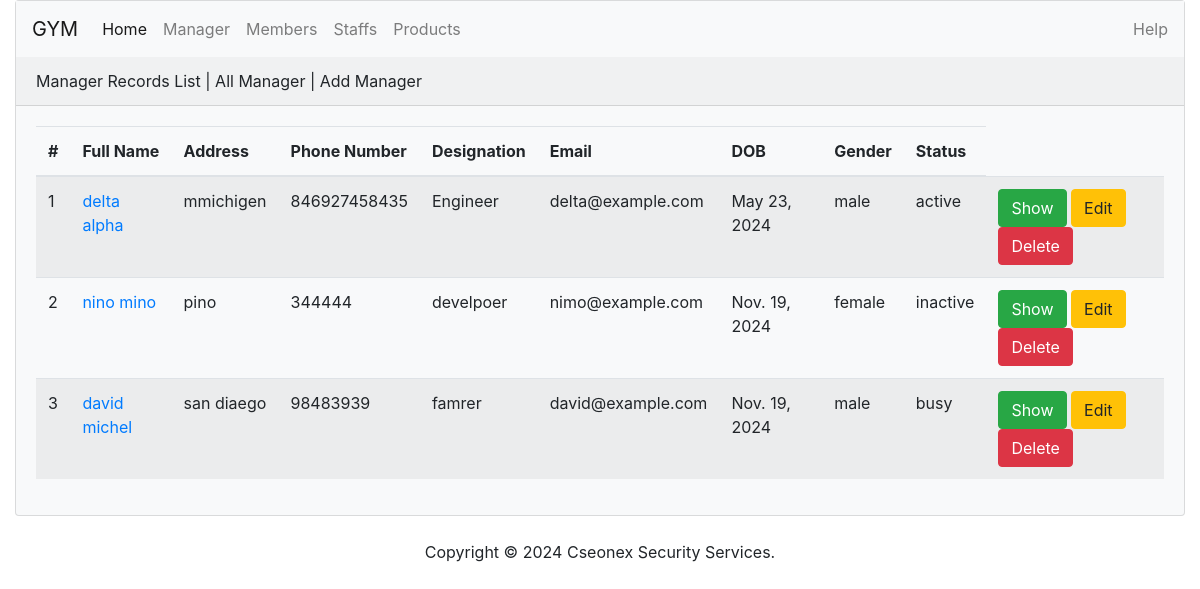
/manager/, run on the app's committed database.
### manager/models.py (models this page shows, shortened)
class Manager(models.Model):
    first_name = models.CharField(max_length=100)
    last_name = models.CharField(max_length=100)
    address = models.CharField(max_length=200)
    phone_number = models.CharField(max_length=13, blank=True)
    designation = models.CharField(max_length=100)
    email = models.EmailField(max_length=50)
    date_of_birth = models.DateField(
        default=datetime.date.today, blank=True, null=True)
    gender = models.CharField(max_length=10)
    status = models.CharField(max_length=10)

### manager/views.py (the view)
# urls.py: 2. Add a URL to urlpatterns:  path('', views.home, name='home')
def home(request):
    managers = Manager.objects.all()
    context = {
        'managers': managers
    }
    return render(request, 'manager/home.html', context)

### manager/templates/manager/home.html (shortened to what this page needs)
{% extends "manager/base.html" %}
{% block body %}
<div class="row">
  <div class="col-12">
    <div class="card bg-light ms-4 me-4 mb-4">
      <nav class="navbar navbar-expand-lg navbar-light bg-light">
        <a class="navbar-brand" href="#">GYM</a>
        <div class="collapse navbar-collapse" id="navbarText">
          <ul class="navbar-nav mr-auto">
            <li class="nav-item active">
              <a class="nav-link" href="#">Home <span class="sr-only">(current)</span></a>
            </li>
            <li class="nav-item">
              <a class="nav-link" href="#">Manager</a>
            </li>
            <li class="nav-item">
              <a class="nav-link" href="#">Members</a>
            </li>
            <li class="nav-item">
              <a class="nav-link" href="#">Staffs</a>
            </li>
            <li class="nav-item">
              <a class="nav-link" href="#">Products</a>
            </li>
          </ul>
          <span class="navbar-text">
            Help
          </span>
        </div>
      </nav>
      <div class="card-header">
         Manager Records List | All Manager | Add Manager
      </div>
      {% if managers %}
      <div class="card-body">
          <div class="table-responsive">
            <table class="table table-striped">
              <thead>
                  <tr>
                    <th scope="col">#</th>
                    <th scope="col">Full Name</th>
                    <th scope="col">Address</th>
                    <th scope="col">Phone Number</th>
                    <th scope="col">Designation</th>
                    <th scope="col">Email</th>
                    <th scope="col">DOB</th>
                    <th scope="col">Gender</th>
                    <th scope="col">Status</th>
                  </tr>
              </thead>
                <tbody>
                  {% for manager in managers %}
                    <tr>
                      <td>{{ forloop.counter }}</td>
                      <td><a href="{% url 'manager_detail' manager.id %}">{{ manager.first_name }} {{ manager.last_name }}</a></td>
                      <td>{{ manager.address }}</td>
                      <td>{{ manager.phone_number }}</td>
                      <td>{{ manager.designation }}</td>
                      <td>{{ manager.email }}</td>
                      <td>{{ manager.date_of_birth }}</td>
                      <td>{{ manager.gender }}</td>
                      <td>{{ manager.status }}</td>
                      <td>
                        <button type="button" class="btn btn-success me-1" href="" data-bs-toggle="modal" data-bs-target="">
                           Show
                        </button>
                        <a class="btn btn-warning me-1" href="">
                          Edit
                        </a>
                        <button type="button" class="btn btn-danger" data-bs-toggle="modal" data-bs-target="">
                          Delete
                        </button>
                      </td>
                    </tr>
                        {% endfor %}
              </tbody>
            </table>
          </div>
      </div>
    </div>
    {% else %}
    <h5 class="alert alert-primary ms-4 me-4">No Manager Records in the system.</h5>
  {% endif %}
  </div>
</div>
{% endblock %}

### manager/templates/manager/base.html (shortened to what this page needs)
{% load static %}
<!DOCTYPE html>
<html lang="en">
    <head>
        <link rel="stylesheet" href="https://cdn.jsdelivr.net/npm/bootstrap@4.0.0/dist/css/bootstrap.min.css">
    </head>
<body class="d-flex flex-column min-vh-100">
   <div class="container-fluid">
{% block body %}
{% endblock %}
    </div>
   <footer class="mt-auto mb-8">
    <div class="text-center">
        <span>
            Copyright &copy; <script>document.write(new Date().getFullYear())</script> Cseonex Security Services.
        </span>
    </div>
   </footer>
</body>
</html>

### data on the page
Manager: first_name "delta", last_name "alpha", address "mmichigen", phone_number "846927458435", designation "Engineer", email "delta@example.com", date_of_birth "May 23, 2024", gender "male", status "active"
Manager: first_name "nino", last_name "mino", address "pino", phone_number "344444", designation "develpoer", email "nimo@example.com", date_of_birth "Nov. 19, 2024", gender "female", status "inactive"
Manager: first_name "david", last_name "michel", address "san diaego", phone_number "98483939", designation "famrer", email "david@example.com", date_of_birth "Nov. 19, 2024", gender "male", status "busy"
